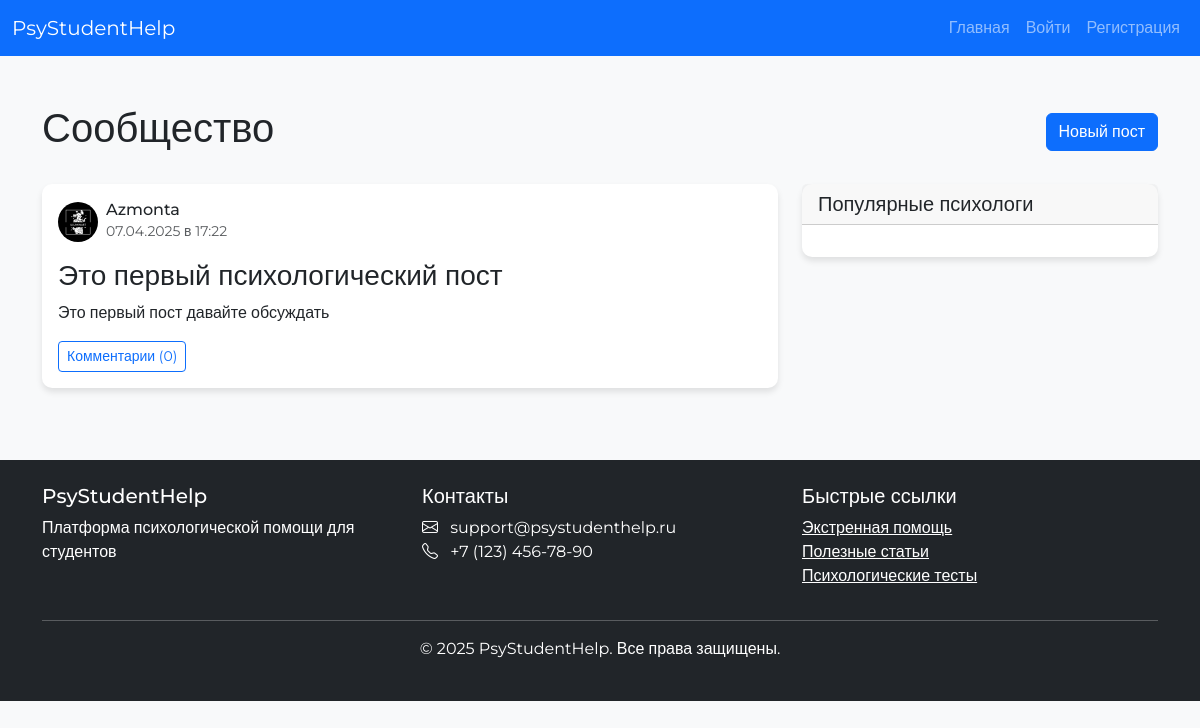
Page /posts on the earlier database version.
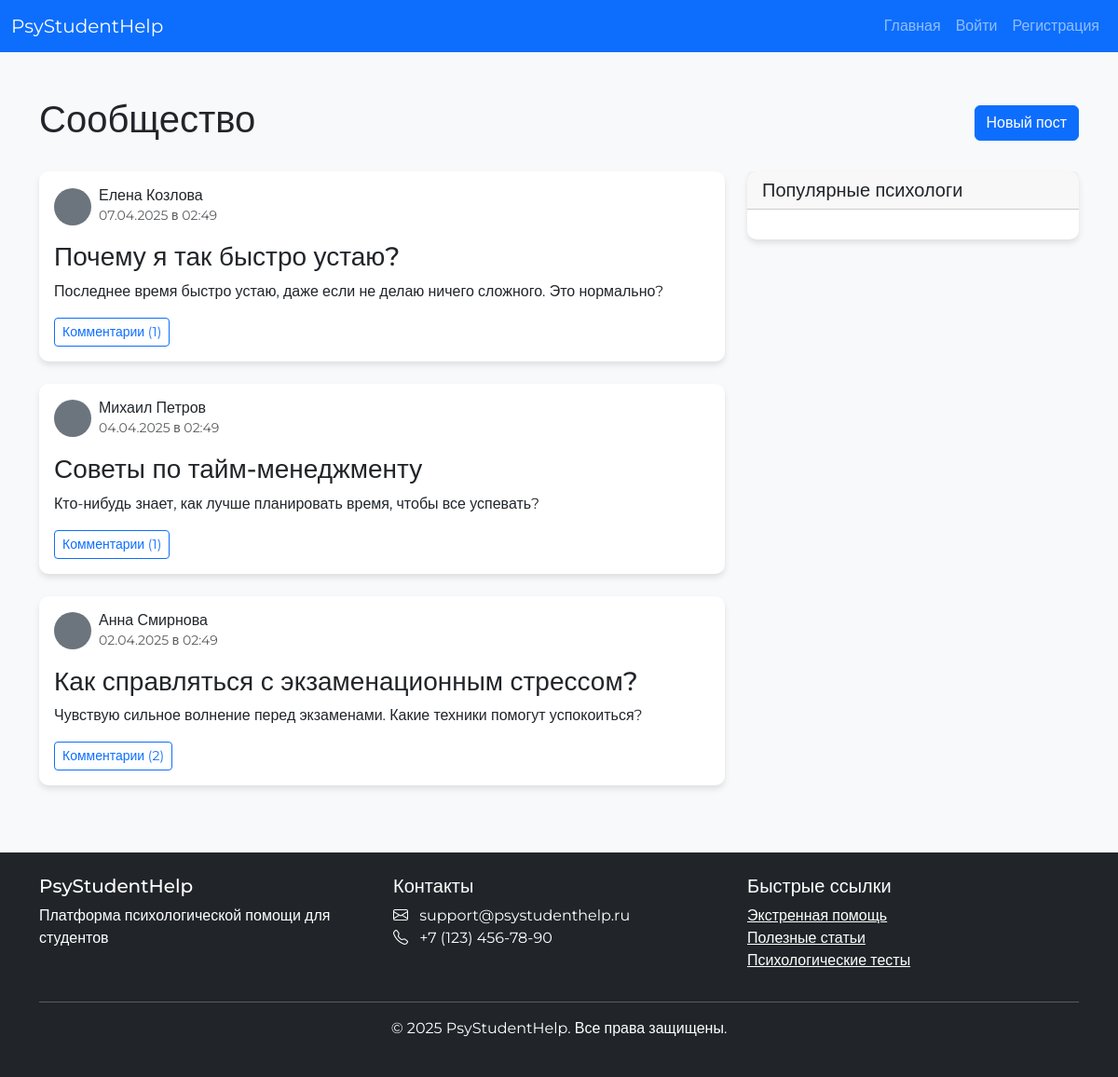
Same page on the later database version.
### main.py (models this page shows)
class Post(db.Model):
    id = db.Column(db.Integer, primary_key=True)
    title = db.Column(db.String(200), nullable=False)
    content = db.Column(db.Text, nullable=False)
    user_id = db.Column(db.Integer, db.ForeignKey('user.id'), nullable=False)
    created_at = db.Column(db.DateTime, default=datetime.utcnow)
    updated_at = db.Column(db.DateTime, default=datetime.utcnow, onupdate=datetime.utcnow)
    comments = db.relationship('Comment', backref='post', lazy=True, cascade='all, delete-orphan')
    author = db.relationship('User', backref='posts', lazy=True)

class User(db.Model):
    id = db.Column(db.Integer, primary_key=True)
    username = db.Column(db.String(80), unique=True, nullable=False)
    email = db.Column(db.String(120), unique=True, nullable=False)
    password = db.Column(db.String(200), nullable=False)
    role = db.Column(db.String(20), nullable=False)  # 'student' или 'psychologist'
    full_name = db.Column(db.String(100))
    bio = db.Column(db.Text)
    profile_pic = db.Column(db.String(100))
    created_at = db.Column(db.DateTime, default=datetime.utcnow)
    comments = db.relationship('Comment', backref='author', lazy=True)
    tests = db.relationship('Test', backref='creator', lazy=True)
    test_results = db.relationship('TestResult', backref='user', lazy=True)
    messages_sent = db.relationship('Message', foreign_keys='Message.sender_id', backref='sender', lazy=True)
    messages_received = db.relationship('Message', foreign_keys='Message.recipient_id', backref='recipient', lazy=True)
    reports = db.relationship('StudentReport', foreign_keys='StudentReport.student_id', backref='student', lazy=True)
    appointments = db.relationship('Appointment', foreign_keys='Appointment.student_id', backref='student', lazy=True)
    psychologist_appointments = db.relationship('Appointment', foreign_keys='Appointment.psychologist_id', backref='psychologist', lazy=True)
    meeting_protocols = db.relationship('MeetingProtocol', foreign_keys='MeetingProtocol.student_id', backref='student', lazy=True)
    psychologist_protocols = db.relationship('MeetingProtocol', foreign_keys='MeetingProtocol.psychologist_id', backref='psychologist', lazy=True)

### main.py (the view)
@app.route('/posts')
def posts():
    posts = Post.query.order_by(Post.created_at.desc()).all()
    return render_template('posts.html', posts=posts)

### main.py (called while the page is built)
def get_current_user():
    if 'user_id' in session:
        return User.query.get(session['user_id'])
    return None

### templates/posts.html (shortened to what this page needs)
{% extends "base.html" %}
{% block content %}
<div class="d-flex justify-content-between align-items-center mb-4">
    <h1>Сообщество</h1>
    <a href="{{ url_for('create_post') }}" class="btn btn-primary">Новый пост</a>
</div>
{% if posts %}
    <div class="row">
        <div class="col-lg-8">
            {% for post in posts %}
            <div class="card mb-4">
                <div class="card-body">
                    <div class="d-flex align-items-center mb-3">
                        {% if post.author.profile_pic %}
                            <img src="{{ url_for('static', filename='uploads/' + post.author.profile_pic) }}" class="rounded-circle me-2" width="40" height="40">
                        {% else %}
                            <div class="rounded-circle bg-secondary me-2" style="width: 40px; height: 40px;"></div>
                        {% endif %}
                        <div>
                            <h6 class="mb-0">{{ post.author.full_name if post.author.full_name else post.author.username }}</h6>
                            <small class="text-muted">{{ post.created_at.strftime('%d.%m.%Y в %H:%M') }}</small>
                        </div>
                    </div>
                    <h3>{{ post.title }}</h3>
                    <p>{{ post.content }}</p>
                    <div class="d-flex justify-content-between align-items-center mt-3">
                        <a href="{{ url_for('view_post', post_id=post.id) }}" class="btn btn-sm btn-outline-primary">
                            Комментарии ({{ post.comments|length }})
                        </a>
                    </div>
                </div>
            </div>
            {% endfor %}
        </div>
        <div class="col-lg-4">
            <div class="card mb-4">
                <div class="card-header">
                    <h5 class="mb-0">Популярные психологи</h5>
                </div>
                <div class="card-body">
                </div>
            </div>
        </div>
    </div>
{% else %}
    <div class="alert alert-info">
        Пока нет ни одного поста. <a href="{{ url_for('create_post') }}" class="alert-link">Создайте первый пост</a>.
    </div>
{% endif %}
{% endblock %}

### templates/base.html (shortened to what this page needs)
<!DOCTYPE html>
<html lang="ru">
<head>
    <link href="https://cdn.jsdelivr.net/npm/bootstrap@5.3.0/dist/css/bootstrap.min.css" rel="stylesheet">
    <link rel="stylesheet" href="https://cdn.jsdelivr.net/npm/bootstrap-icons@1.10.0/font/bootstrap-icons.css">
    <link href="https://cdn.jsdelivr.net/npm/fullcalendar@6.1.8/main.min.css" rel="stylesheet">
    <link rel="stylesheet" href="{{ url_for('static', filename='css/style.css') }}">
</head>
<body>
    <nav class="navbar navbar-expand-lg navbar-dark bg-primary">
        <div class="container-fluid">
            <a class="navbar-brand" href="{{ url_for('index') }}">PsyStudentHelp</a>
            <div class="collapse navbar-collapse" id="navbarNav">
                <ul class="navbar-nav ms-auto">
                    <li class="nav-item">
                        <a class="nav-link" href="{{ url_for('index') }}">Главная</a>
                    </li>
                    {% if get_current_user() %}
                    <li class="nav-item">
                        <a class="nav-link" href="{{ url_for('dashboard') }}">Панель</a>
                    </li>
                    <li class="nav-item">
                        <a class="nav-link" href="{{ url_for('posts') }}">Форум</a>
                    </li>
                    <li class="nav-item">
                        <a class="nav-link" href="{{ url_for('tests') }}">Тесты</a>
                    </li>
                    <li class="nav-item">
                        <a class="nav-link" href="{{ url_for('articles') }}">Статьи</a>
                    </li>
                    <li class="nav-item">
                        <a class="nav-link" href="{{ url_for('messages') }}">
                            Сообщения
                            <span id="unread-count" class="badge bg-danger" style="display: none;"></span>
                        </a>
                    </li>
                    <li class="nav-item">
                        <a class="nav-link" href="{{ url_for('appointments') }}">Встречи</a>
                    </li>
                    {% if is_psychologist() %}
                    <li class="nav-item">
                        <a class="nav-link" href="{{ url_for('student_list') }}">Студенты</a>
                    </li>
                    {% endif %}
                    <li class="nav-item">
                        <a class="nav-link" href="{{ url_for('profile', username=get_current_user().username) }}">Профиль</a>
                    </li>
                    <li class="nav-item">
                        <a class="nav-link" href="{{ url_for('logout') }}">Выйти</a>
                    </li>
                    {% else %}
                    <li class="nav-item">
                        <a class="nav-link" href="{{ url_for('login') }}">Войти</a>
                    </li>
                    <li class="nav-item">
                        <a class="nav-link" href="{{ url_for('register') }}">Регистрация</a>
                    </li>
                    {% endif %}
                </ul>
            </div>
        </div>
    </nav>
    <main class="container my-5">
        {% block content %}
        {% endblock %}
    </main>
    <footer class="bg-dark text-white py-4 mt-auto">
        <div class="container">
            <div class="row">
                <div class="col-md-4">
                    <h5>PsyStudentHelp</h5>
                    <p>Платформа психологической помощи для студентов</p>
                </div>
                <div class="col-md-4">
                    <h5>Контакты</h5>
                    <ul class="list-unstyled">
                        <li><i class="bi bi-envelope me-2"></i> support@psystudenthelp.ru</li>
                        <li><i class="bi bi-telephone me-2"></i> +7 (123) 456-78-90</li>
                    </ul>
                </div>
                <div class="col-md-4">
                    <h5>Быстрые ссылки</h5>
                    <ul class="list-unstyled">
                        <li><a href="{{ url_for('emergency') }}" class="text-white">Экстренная помощь</a></li>
                        <li><a href="{{ url_for('articles') }}" class="text-white">Полезные статьи</a></li>
                        <li><a href="{{ url_for('tests') }}" class="text-white">Психологические тесты</a></li>
                    </ul>
                </div>
            </div>
            <hr class="bg-white">
            <div class="text-center">
                <p>&copy; 2025 PsyStudentHelp. Все права защищены.</p>
            </div>
        </div>
    </footer>
</body>
</html>

### static/css/style.css (style rules this page uses)
body { font-family: 'Montserrat', sans-serif; background-color: #f8f9fa; }
.card { border: none; border-radius: 10px; box-shadow: 0 4px 6px rgba(0, 0, 0, 0.1); transition: transform 0.3s ease, box-shadow 0.3s ease; }

Differences in the rows shown:
removed Post: profile_pic (picture), author "Azmonta", created_at "07.04.2025 в 17:22", title "Это первый психологический пост", content "Это первый пост давайте обсуждать", comments|length "0"
added Post: author "Елена Козлова", created_at "07.04.2025 в 02:49", title "Почему я так быстро устаю?", content "Последнее время быстро устаю, даже если не делаю ничего сложного. Это нормально?", comments|length "1"
added Post: author "Михаил Петров", created_at "04.04.2025 в 02:49", title "Советы по тайм-менеджменту", content "Кто-нибудь знает, как лучше планировать время, чтобы все успевать?", comments|length "1"
added Post: author "Анна Смирнова", created_at "02.04.2025 в 02:49", title "Как справляться с экзаменационным стрессом?", content "Чувствую сильное волнение перед экзаменами. Какие техники помогут успокоиться?", comments|length "2"
